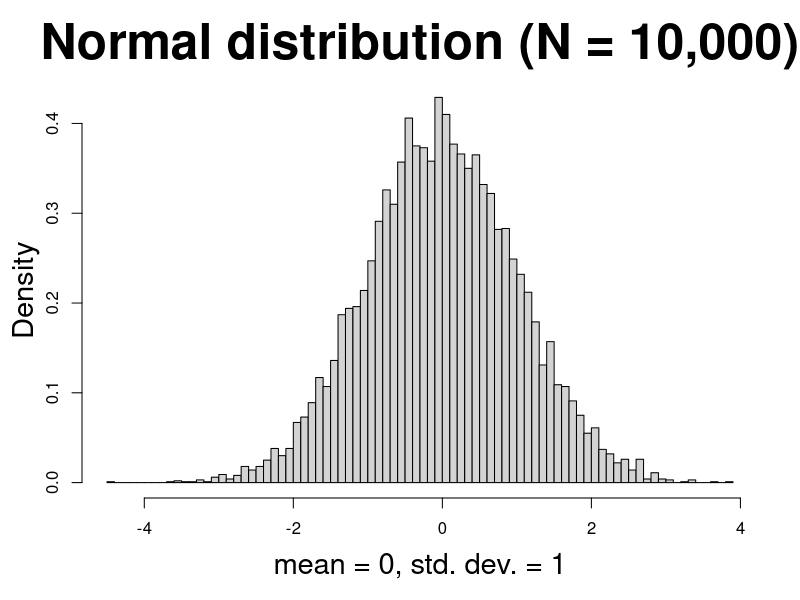
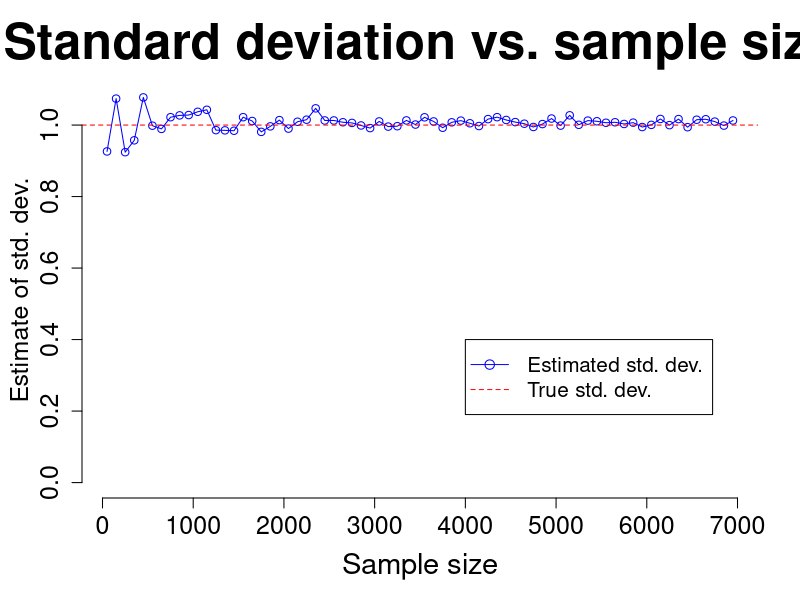

These figures' R source, in order:
# function to calculate std. dev. for multiple sample sizes
calc_n_sds <- function(dist = NULL, sample_size) {
   purrr::map_df(
      .x = sample_size, 
      .f = ~ return(data.frame(n = .x, 
                               sd = sd(sample(dist, .x, T)),
                               se = sd(sample(dist, .x, T)) / sqrt(.x))
                    )
   )
}

# simulate different distributions
set.seed(129)
n_dist <- rnorm(10000, 0, 1)

# calculate std. dev. for range of sample sizes
n_sds <- calc_n_sds(dist = n_dist, sample_size = seq(50, 7000, 100))

# plot distribution
hist(n_dist, 
     breaks = 100, 
     probability = T, 
     xlab = "mean = 0, std. dev. = 1",
     main = "Normal distribution (N = 10,000)",
     ylab = NULL,
     cex.main = 3, cex.lab = 1.75)
title(ylab = "Density", cex.lab = 1.75, line = 2.25)

# plot std. dev. estimation vs. sample size
png(filename = "plots/250206_SD_sampleSize.png",
    width = 866, height = 570)
plot(n_sds$n, n_sds$sd, 
     ylim = c(0, max(n_sds$sd)),
     col = "blue",
     type = "o",
     xlab = "Sample size",
     ylab = "", 
     main = "Standard deviation vs. sample size",
     cex.lab = 1.75, cex.main = 3, cex.axis = 1.5, 
     frame.plot = F)
title(ylab = "Estimate of std. dev.", cex.lab = 1.5, line = 2.5)

# true std. dev. line
abline(h = 1, lty = 2, col = "red")

# plot legend
legend(x = 4000, y = 0.4, 
       legend = c("Estimated std. dev.", "True std. dev."),
       col = c("blue", "red"),
       pch = c(1, NA),
       lty = c(1, 2),
       cex = 1.25)
dev.off()
